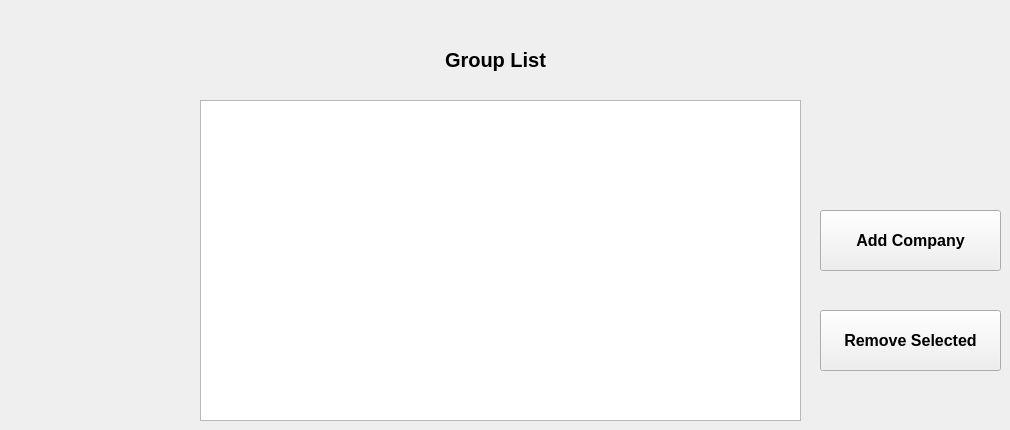
    <widget class="QWidget" name="pageGroup">
     <widget class="QListWidget" name="groupsList">
      <property name="geometry">
       <rect>
        <x>200</x>
        <y>100</y>
        <width>601</width>
        <height>321</height>
       </rect>
      </property>
     </widget>
     <widget class="QPushButton" name="btnAddCompany">
      <property name="geometry">
       <rect>
        <x>820</x>
        <y>210</y>
        <width>181</width>
        <height>61</height>
       </rect>
      </property>
      <property name="font">
       <font>
        <pointsize>12</pointsize>
        <weight>75</weight>
        <bold>true</bold>
       </font>
      </property>
      <property name="text">
       <string>Add Company</string>
      </property>
     </widget>
     <widget class="QPushButton" name="btnRemoveCompany">
      <property name="geometry">
       <rect>
        <x>820</x>
        <y>310</y>
        <width>181</width>
        <height>61</height>
       </rect>
      </property>
      <property name="font">
       <font>
        <pointsize>12</pointsize>
        <weight>75</weight>
        <bold>true</bold>
       </font>
      </property>
      <property name="text">
       <string>Remove Selected</string>
      </property>
     </widget>
     <widget class="QLabel" name="label_7">
      <property name="geometry">
       <rect>
        <x>350</x>
        <y>30</y>
        <width>291</width>
        <height>61</height>
       </rect>
      </property>
      <property name="font">
       <font>
        <pointsize>15</pointsize>
        <weight>75</weight>
        <bold>true</bold>
       </font>
      </property>
      <property name="text">
       <string>&lt;html&gt;&lt;head/&gt;&lt;body&gt;&lt;p align=&quot;center&quot;&gt;Group List&lt;/p&gt;&lt;/body&gt;&lt;/html&gt;</string>
      </property>
     </widget>
    </widget>
